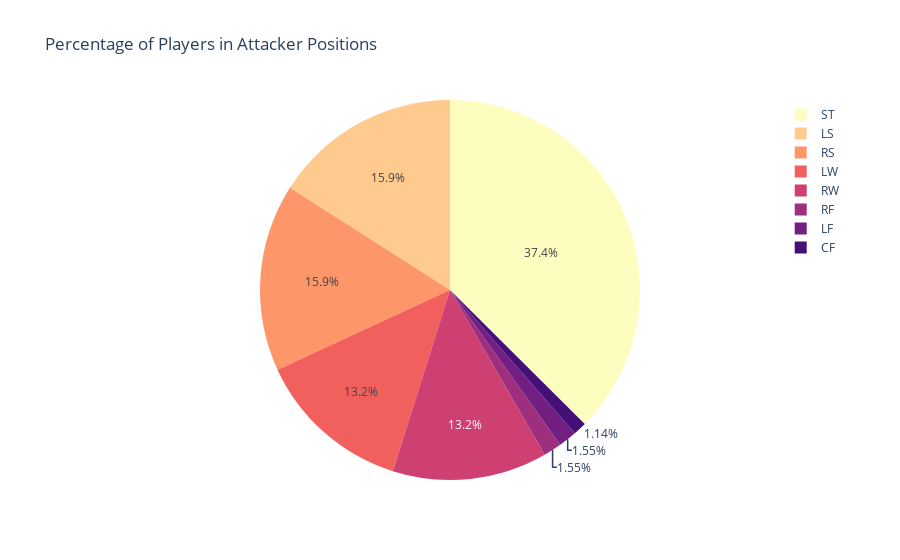

Source (notebook cell):
### Markdown cell above
## Task 5:
#### 6- Pie chart Describing the Percentage of Players in different Attacker positions

### Code cell
attack = ['RW', 'LW', 'ST', 'CF', 'LS', 'RS', 'RF', 'LF']
sample = df_20.query('team_position in @attack')

fig = px.pie(sample, names= 'team_position', color_discrete_sequence=px.colors.sequential.Magma_r, title ='Percentage of Players in Attacker Positions')
fig.show()

### Figure 1 — Plotly figure (JSON) as saved in the notebook; plotly's stock layout.template omitted (floating-point values rounded to 4 significant figures; data arrays with more than 128 entries replaced by an {"elided": "..."} marker saying what was removed)
{"data": [{"domain": {"x": [0, 1], "y": [0, 1]}, "hovertemplate": "team_position=%{label}<extra></extra>", "labels": {"elided": "1223 str values"}, "legendgroup": "", "name": "", "showlegend": true, "type": "pie"}], "layout": {"autosize": true, "legend": {"tracegroupgap": 0}, "piecolorway": ["#fcfdbf", "#feca8d", "#fd9668", "#f1605d", "#cd4071", "#9e2f7f", "#721f81", "#440f76", "#180f3d", "#000004"], "title": {"text": "Percentage of Players in Attacker Positions"}}}
